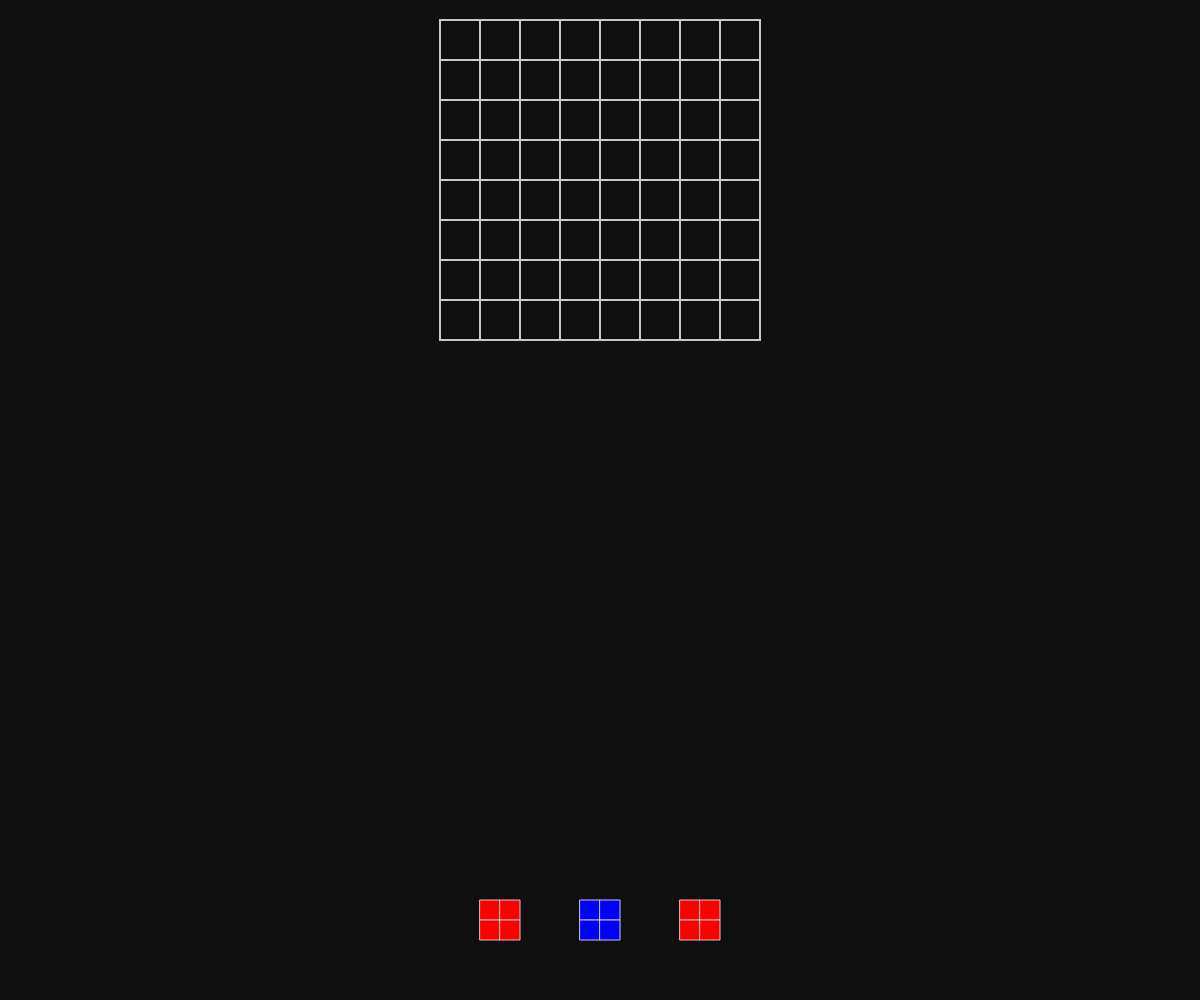
Frame 1 (no input)
Frame 60 (no input): identical to frame 1, image omitted
Frame 120 (the mouse pressed at the canvas centre since frame 60): identical to frame 1, image omitted

The p5.js sketch that drew this single still picture (run headless with seeded random() and noise() and a simulated clock; from frame 60 on, the mouse is pressed at the canvas centre):

// p5.js sketch
// ── sketch.js
let windowWidth = window.innerWidth;
let windowHeight = window.innerHeight;
let canvas;

setup = () => {
  canvas = createCanvas(windowWidth, windowHeight);
}

const cellSize = 40;
const gridSize = cellSize * 8;
const gridWeight = 2;
const gridX = (windowWidth - gridSize) / 2;
const gridY = 20;

const board = [];
for (let i = 0; i < 8; i++) {
  board.push([]);
  for (let j = 0; j < 8; j++) {
    board[i].push(0);
  }
}

colors = {
  1: [255, 0, 0],
  2: [0, 0, 255],
};

const cellsForShapeId = [
  [[0, 0], [0, 1], [1, 0], [1, 1]],
]

const drawGridCell = (row, col, color, transparent = false) => {
  if (color == 0) { noFill(); } else {
    const [r, g, b] = colors[color];
    fill(r, g, b, transparent ? 200 : 255);
  }
  stroke(200);
  strokeWeight(gridWeight);
  rect(gridX + col * (cellSize), gridY + row * (cellSize), cellSize, cellSize);
}

const getPieceSize = (shapeId) => {
  let pieceWidth = 0, pieceHeight = 0;
  for (const [row, col] of cellsForShapeId[shapeId]) {
    pieceWidth = Math.max(pieceWidth, row + 1);
    pieceHeight = Math.max(pieceHeight, col + 1);
  }
  return [pieceWidth, pieceHeight];
}

const drawPiece = (shapeId, color) => {
  const [r, g, b] = colors[color];
  fill(r, g, b);
  stroke(200);
  strokeWeight(gridWeight);

  const [pieceWidth, pieceHeight] = getPieceSize(shapeId);
  let x = -(pieceWidth * cellSize) / 2;
  let y = -(pieceHeight * cellSize) / 2;

  for (const [row, col] of cellsForShapeId[shapeId]) {
    rect(x + col * (cellSize), y + row * (cellSize), cellSize, cellSize);
  }
}

const getHoveredCells = (shapeId, x, y) => {
  const [pieceWidth, pieceHeight] = getPieceSize(shapeId);
  const tlx = x - (pieceWidth * cellSize) / 2;
  const tly = y - (pieceHeight * cellSize) / 2;
  const row = Math.floor((tly - gridY + cellSize / 2) / cellSize);
  const col = Math.floor((tlx - gridX + cellSize / 2) / cellSize);

  return cellsForShapeId[shapeId].map((([drow, dcol]) => [row + drow, col + dcol]));
}

const isEmptyCell = (row, col) => {
  if (row < 0 || row >= 8 || col < 0 || col >= 8) return false;
  return board[row][col] == 0;
}

const allEmptyCells = (list) => {
  for (const [row, col] of list) {
    if (!isEmptyCell(row, col)) return false;
  }
  return true;
}

let activeOption = null;
const optionDx = 100;
const optionXs = [windowWidth / 2 - optionDx, windowWidth / 2, windowWidth / 2 + optionDx];
const optionsY = windowHeight - 80;

const pieceOptions = [
  {
    shapeId: 0,
    color: 1,
    used: false,
  },
  {
    shapeId: 0,
    color: 2,
    used: false,
  },
  {
    shapeId: 0,
    color: 1,
    used: false,
  }
];

const update = () => {
  if (activeOption !== null && !mouseIsPressed) {
    const hoveredCells = getHoveredCells(0, mouseX, mouseY);
    if (allEmptyCells(hoveredCells)) {
      for (const [row, col] of hoveredCells) {
        board[row][col] = pieceOptions[activeOption].color;
      }
      pieceOptions[activeOption].used = true;
    }
    activeOption = null;
  } else if (activeOption === null && mouseIsPressed) {
    for (let i = 0; i < pieceOptions.length; i++) {
      if (Math.abs(mouseX - optionXs[i]) < optionDx / 2
        && Math.abs(mouseY - optionsY) < 50
        && !pieceOptions[i].used) {
        activeOption = i;
      }
    }
  }
}

draw = () => {
  update();
  background(15);

  // stroke(200);
  // strokeWeight(gridSep);
  // rect(gridX - gridSep, gridY - gridSep, (gridSize + gridSep) * 8 + gridSep, (gridSize + gridSep) * 8 + gridSep);
  for (let i = 0; i < 8; i++) {
    for (let j = 0; j < 8; j++) {
      drawGridCell(i, j, board[i][j]);
    }
  }

  if (activeOption !== null) {
    const hoveredCells = getHoveredCells(0, mouseX, mouseY);
    if (allEmptyCells(hoveredCells)) {
      for (const [row, col] of hoveredCells) {
        drawGridCell(row, col, pieceOptions[activeOption].color, true);
      }
    }
    push();
    translate(mouseX, mouseY);
    drawPiece(pieceOptions[activeOption].shapeId, pieceOptions[activeOption].color);
    pop();
  }

  for (let i = 0; i < pieceOptions.length; i++) {
    push();
    if (i !== activeOption && !pieceOptions[i].used) {
      translate(optionXs[i], optionsY);
      scale(0.5);
      drawPiece(pieceOptions[i].shapeId, pieceOptions[i].color);
    }
    pop();
  }
}

// ── style.css
html,
body {
  margin: 0;
  padding: 0;
  user-select: none;
  touch-action: none;
  -webkit-user-select: none;
}

canvas {
  display: block;
}
